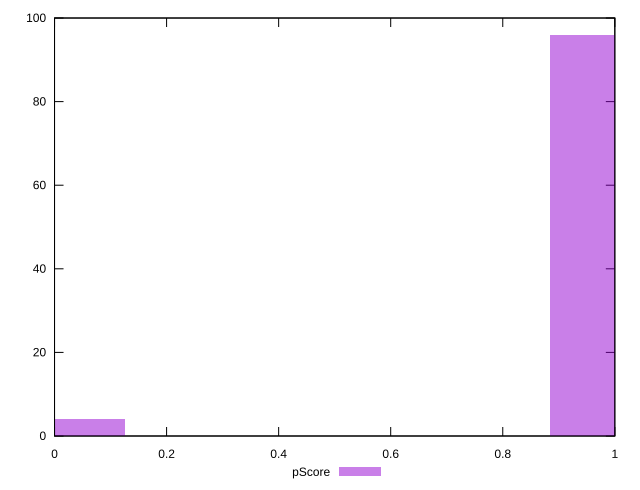

Source code (gnuplot):
reset

$pScore <<EOF
1.009764209462222 96
0 4
EOF

set key outside below
set boxwidth 0.2524410523655555
set xrange [0:1]
set yrange [0:100]
set trange [0:100]
set style fill transparent solid 0.5 noborder
set terminal svg size 640, 490 enhanced background rgb 'white'
set output "reports/report_00028_2021-02-24T12-49-42.674Z/server-response-time/samples/agenda/pScore/histogram.svg"

plot $pScore title "pScore" with boxes

reset
